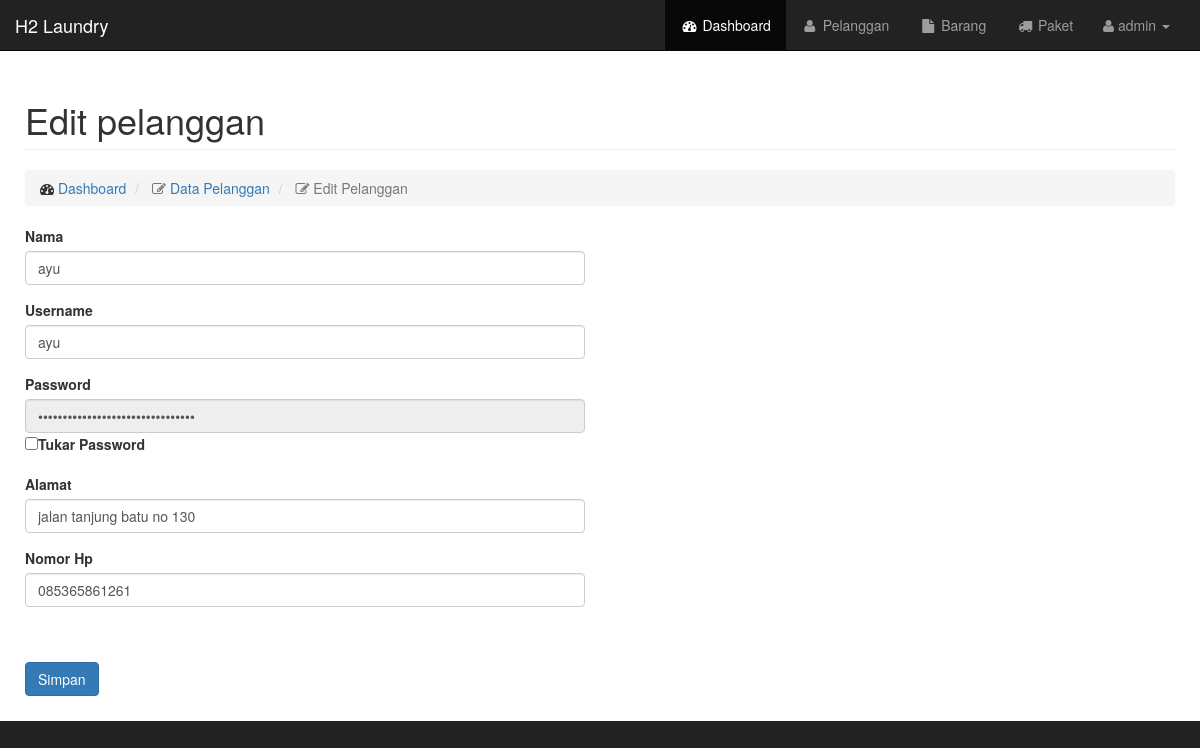
The app's page /admin/editPelanggan.php?id_pelgn=1 (signed in) with its own data.
### tables this page shows
CREATE TABLE `pelanggan` (
  `id_pelgn` int(11) NOT NULL,
  `username` varchar(50) NOT NULL,
  `pass_pelgn` varchar(50) NOT NULL,
  `nama_pelgn` varchar(50) NOT NULL,
  `no_hp_pelgn` varchar(12) NOT NULL,
  `almt_pelgn` varchar(50) NOT NULL,
  `status` int(1) NOT NULL
);

### admin/editPelanggan.php (the view, shortened to what this page needs)
<?php
require_once '../config.php';
$id = $_GET['id_pelgn'];
$sql = " select * from pelanggan where id_pelgn= '$id' ";
$que = $conn->prepare($sql);
$que->execute();
$que->setFetchMode(PDO::FETCH_OBJ);
$stmt = $que->fetch();
 ?>
<?php include "../template/header.php"; ?>
<?php include "../template/menu.php"; ?>
<div id="page-wrapper">
    <div class="container-fluid">
        <div class="row">
            <div class="col-lg-12">
                <h1 class="page-header">
                    Edit pelanggan
                </h1>
                <ol class="breadcrumb">
                    <li>
                        <i class="fa fa-dashboard"></i>  <a href="index.php">Dashboard</a>
                    </li>
                    <li class="active">
                        <i class="fa fa-edit"></i> <a href="pelanggan.php">Data Pelanggan</a>
                    </li>
                    <li class="active">
                        <i class="fa fa-edit"></i> Edit Pelanggan
                    </li>
                </ol>
            </div>
        </div>
        <div class="row">
            <div class="col-md-6">
                <form role="form" action="proPelanggan.php?action=update" method="post">
                    <div class="form-group">
                        <label>Nama</label>
                        <span><input class="form-control" placeholder="Nama" name="nama" value="<?= $stmt->nama_pelgn?>"></span>
                    </div>
                    <div class="form-group">
                        <label>Username</label>
                        <span><input class="form-control" placeholder="Nama" name="username" value="<?= $stmt->username ?>"></span>
                    </div>
                    <div class="form-group">
                        <label>Password</label>
                    <input class="form-control" placeholder="Password" input type="password" disabled="true" name="password" value="<?= $stmt->pass_pelgn ?>">
                        <label>
                          <input type="checkbox" name="" id="password">Tukar Password
                        </label>
                    </div>
                    <div class="form-group">
                        <label>Alamat</label>
                        <input class="form-control" placeholder="Alamat" name="alamat" value="<?= $stmt->almt_pelgn ?>">
                    </div>
                    <div class="form-group">
                        <label>Nomor Hp</label>
                        <input class="form-control" placeholder="Nomor Hp" name="no_hp" value="<?= $stmt->no_hp_pelgn ?>">
                    </div>
                    <div class="form-group">
                        <Button class="btn btn-primary btn-xl page-scroll">Simpan</button>
                    </div>
                </form>
            </div>
        </div>
    </div>
</div>
<?php include "../template/footer.php"; ?>

### css/sb-admin.css (style rules this page uses)
body { margin-top: 100px; background-color: #222; }
@media (min-width:768px) { body { margin-top: 50px; } }
#page-wrapper { width: 100%; padding: 0; background-color: #fff; }
@media (min-width:768px) { #page-wrapper { padding: 10px; } }

### records on screen
pelanggan: nama "ayu", username "ayu", alamat "jalan tanjung batu no 130", no_hp "085365861261"

### other values on screen
$_SESSION['username'] "admin"
